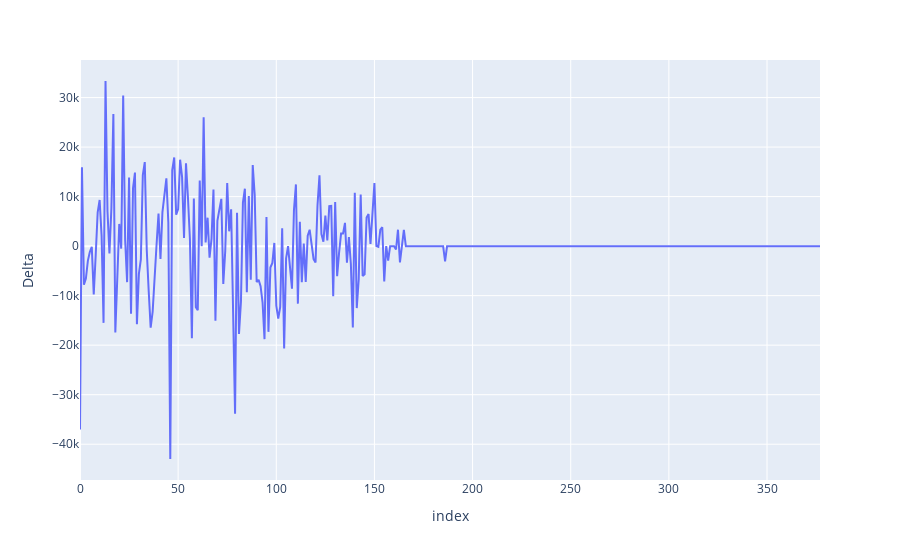

Notebook cell for this chart:
### Markdown cell above
### Delta

### Code cell
px.line(greeks_df, y="Delta")

### Figure 1 — Plotly figure (JSON) as saved in the notebook; plotly's stock layout.template omitted (floating-point values rounded to 4 significant figures; data arrays with more than 128 entries replaced by an {"elided": "..."} marker saying what was removed)
{"data": [{"hovertemplate": "index=%{x}<br>Delta=%{y}<extra></extra>", "legendgroup": "", "line": {"color": "#636efa", "dash": "solid"}, "marker": {"symbol": "circle"}, "mode": "lines", "name": "", "orientation": "v", "showlegend": false, "type": "scatter", "x": {"elided": "378 int values"}, "xaxis": "x", "y": {"elided": "378 float values"}, "yaxis": "y"}], "layout": {"legend": {"tracegroupgap": 0}, "margin": {"t": 60}, "xaxis": {"anchor": "y", "domain": [0, 1], "title": {"text": "index"}}, "yaxis": {"anchor": "x", "domain": [0, 1], "title": {"text": "Delta"}}}}
